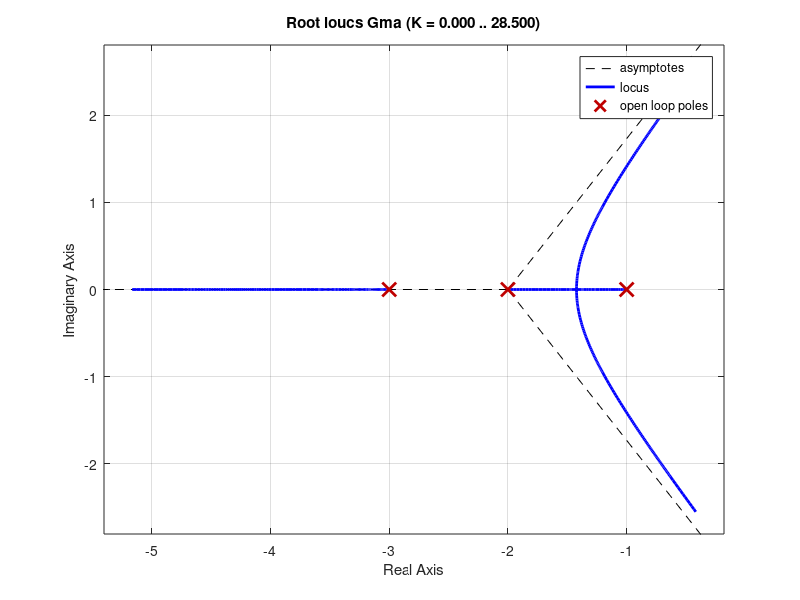
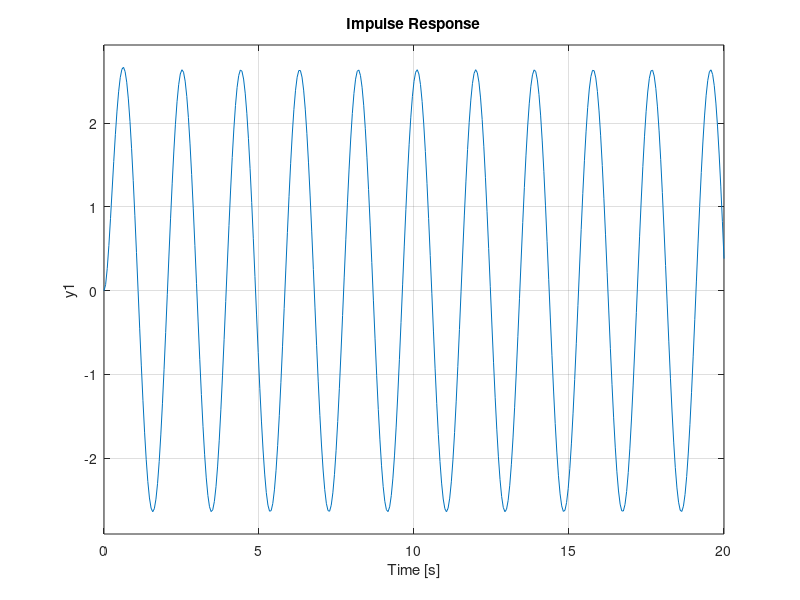

These charts were generated, in order, by the following MATLAB code:
%% Sistemas de controle - Lugar das raízes - controle em malha fechada%  Referência: https://wiki.octave.org/Control_package%  V.C.Parroclear all;        % Limpa as variáveisclc;              % limpa a telaclose all;        % limpa os gráficospkg load control  %% somente para usuários de Octave%%% Função em malha abertaN = 1;a = [1 1];b = [1 2];c = [1 3];aux = conv(a,b);D = conv(aux,c);Gma =tf(N,D);        % coloca no formato de laplace% Transfer function 'Gma' from input 'u1' to output ...%                1% y1:  ----------------------%       s^3 + 6 s^2 + 11 s + 6%% Lugar das raizesrlocus(Gma)%% Sistema em malha fechadaK = 60;Gmf = feedback(60*Gma,1)figure(2)impulse(Gmf)